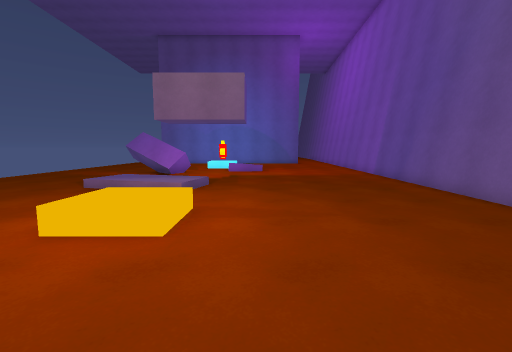
View 1 (above)

19 first-person views from a walk through a scene from a Unity 3-D project. The camera is 1.4 m above the floor, tilts 6° down and sees 90° across. The floor is counted in squares, 1 m on a side. Each view is taken from the middle of a square. On the plan, view 1 faces up. The plan holds only what a view shows up to about 13 squares ahead; the rest is blank. The place goes on beyond the plan.

View 2
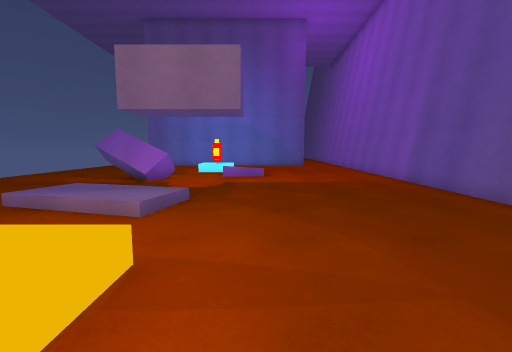

View 3
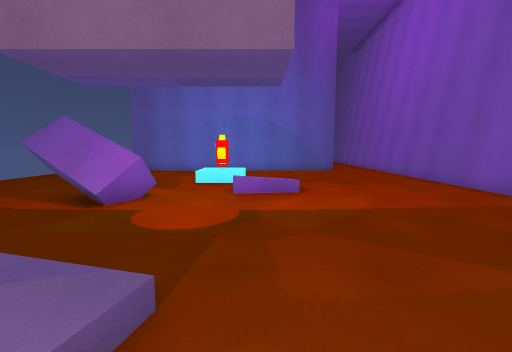

View 4
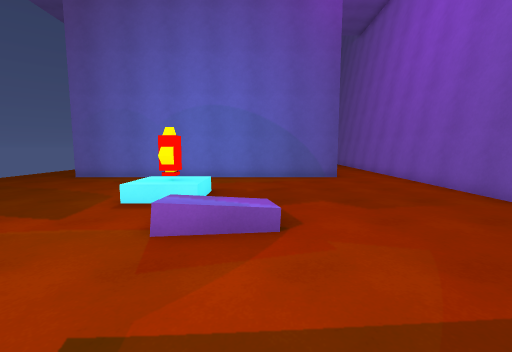

View 5
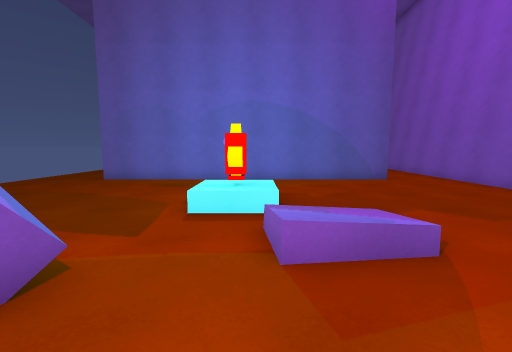

View 6
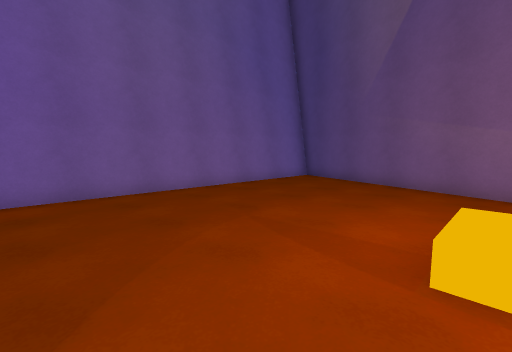

View 7
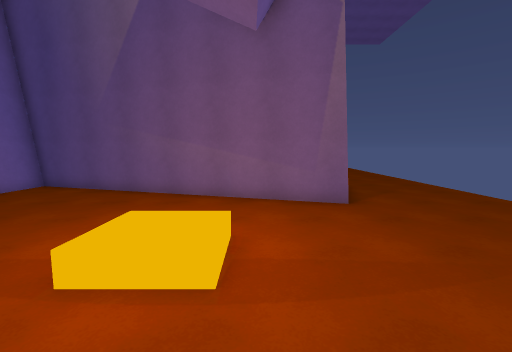

View 8
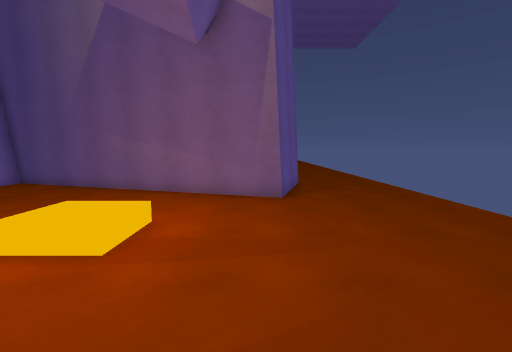

View 9
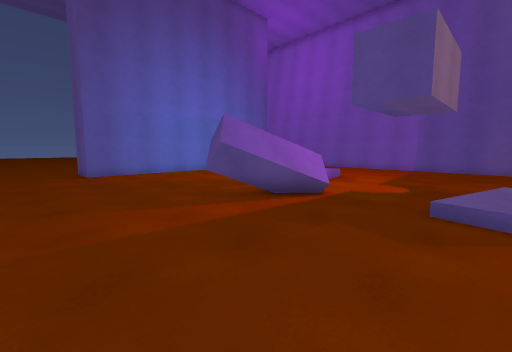

View 10
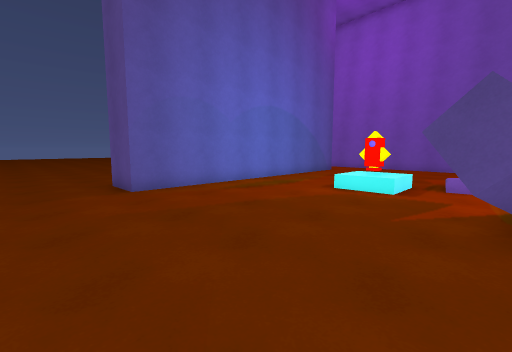

View 11
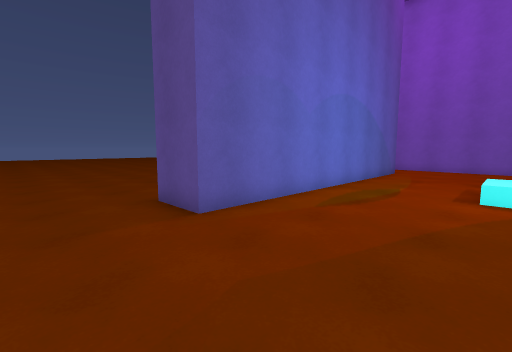

View 12
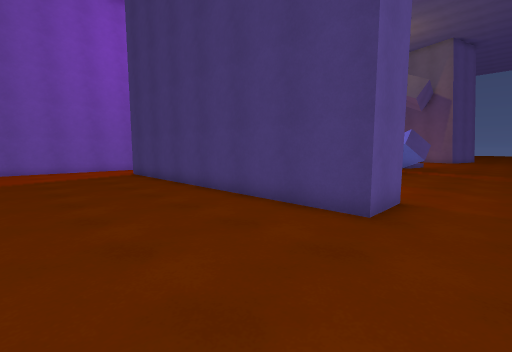

View 13
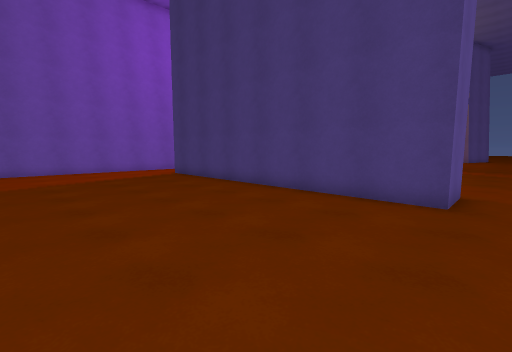

View 14
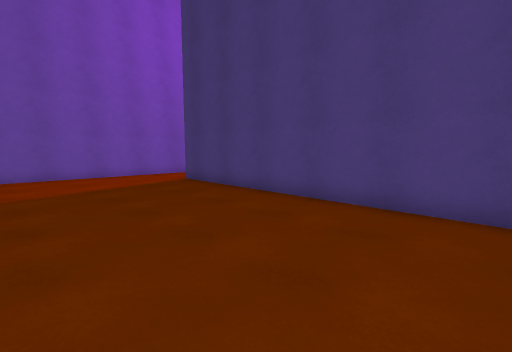

View 15
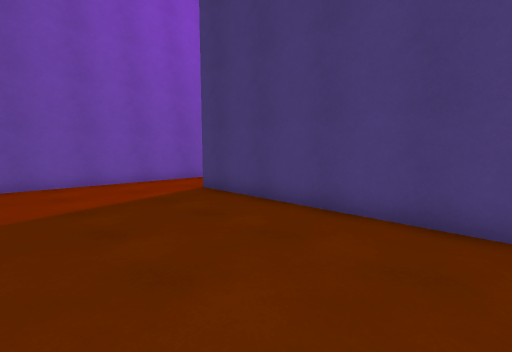

View 16
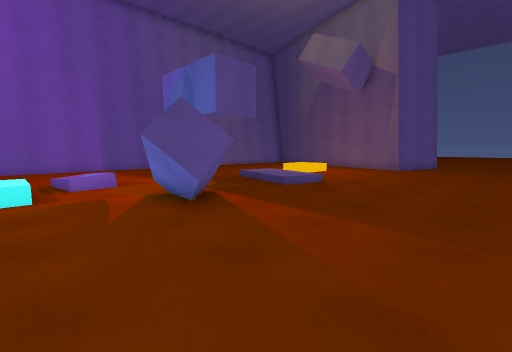

View 17
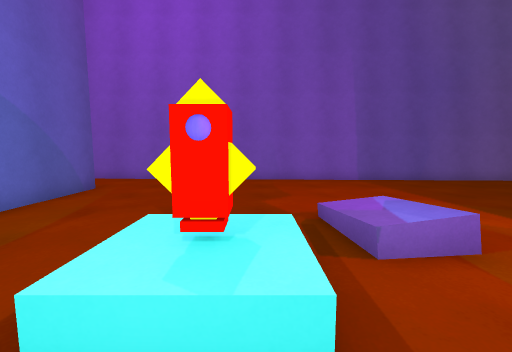

View 18
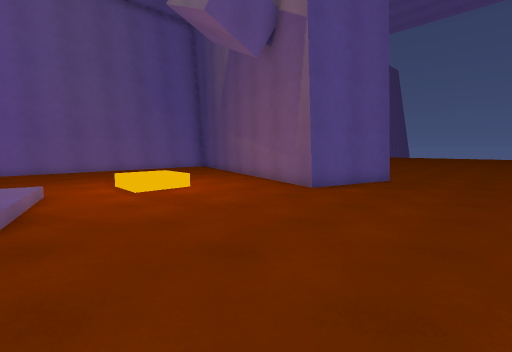

View 19
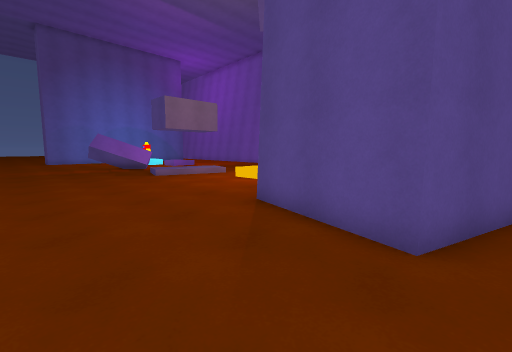

### Floor plan
Points are (right, up) in squares from view 1. A wall is a line through its corners. A room is listed if a view was taken in it or the views show most of it. See-through windows are left out.
Room 1 (views 1, 2, 3, 4, 5, 6, 7, 8, 9, 10, 11, 12, 13, 14, 15, 16, 17, 18, 19)
walls: (-3.9, 15) (-4.3, 14.4); (-4, 14.9) (-7.2, 15.2) (-7.8, 15.8); (-4.1, 14.7) (-6.9, 14.9); (-4.5, 15.1) (-7.9, 15.4) (-7.1, 17.1); (-6.4, 14.7) (-7.8, 16.1); (-7.2, 16.9) (-6.4, 16.8); (-7.5, 16.7) (-6, 16.5); (-7.6, 16.5) (-5.6, 16.4); (4.1, 24.7) (-9, 24.7) (-9, 26.7) (4.1, 26.7); (-5.3, -4.1) (-8.2, -3.2) (-6.9, 1) (6, -2.8) (7.6, 34)
low walls: (-3.9, 15.6) (-4.7, 13.9) (-6.7, 15.8) (-3.9, 15.6); (-4.2, 14.5) (-6.4, 14.7); (-4.3, 14.4) (-6, 14.5); (-4.5, 14.2) (-5.4, 14.3); (-4.8, 13.8) (-7.1, 16) (-4.6, 15.8); (-5.6, 14.2) (-7.8, 16.3) (-4.6, 16)
objects: other object (-3, 19) to (-2, 20)

Where each view was taken, in squares from view 1:
view 1: 0 up, 0 right, facing up
view 2: 3 up, 0 right, facing up
view 3: 8 up, 1 left, facing up
view 4: 12 up, 0 right, facing up
view 5: 13 up, 2 left, facing up
view 6: 9 up, 2 left, facing down-right
view 7: 9 up, 4 left, facing down
view 8: 10 up, 6 left, facing down
view 9: 10 up, 12 left, facing up-right
view 10: 16 up, 12 left, facing up-right
view 11: 20 up, 12 left, facing up-right
view 12: 32 up, 11 left, facing down-right
view 13: 34 up, 10 left, facing down-right
view 14: 33 up, 7 left, facing down-right
view 15: 32 up, 4 left, facing down-right
view 16: 19 up, 12 left, facing down-right
view 17: 19 up, 5 left, facing right
view 18: 9 up, 12 left, facing down-right
view 19: 4 down, 12 left, facing up-right
